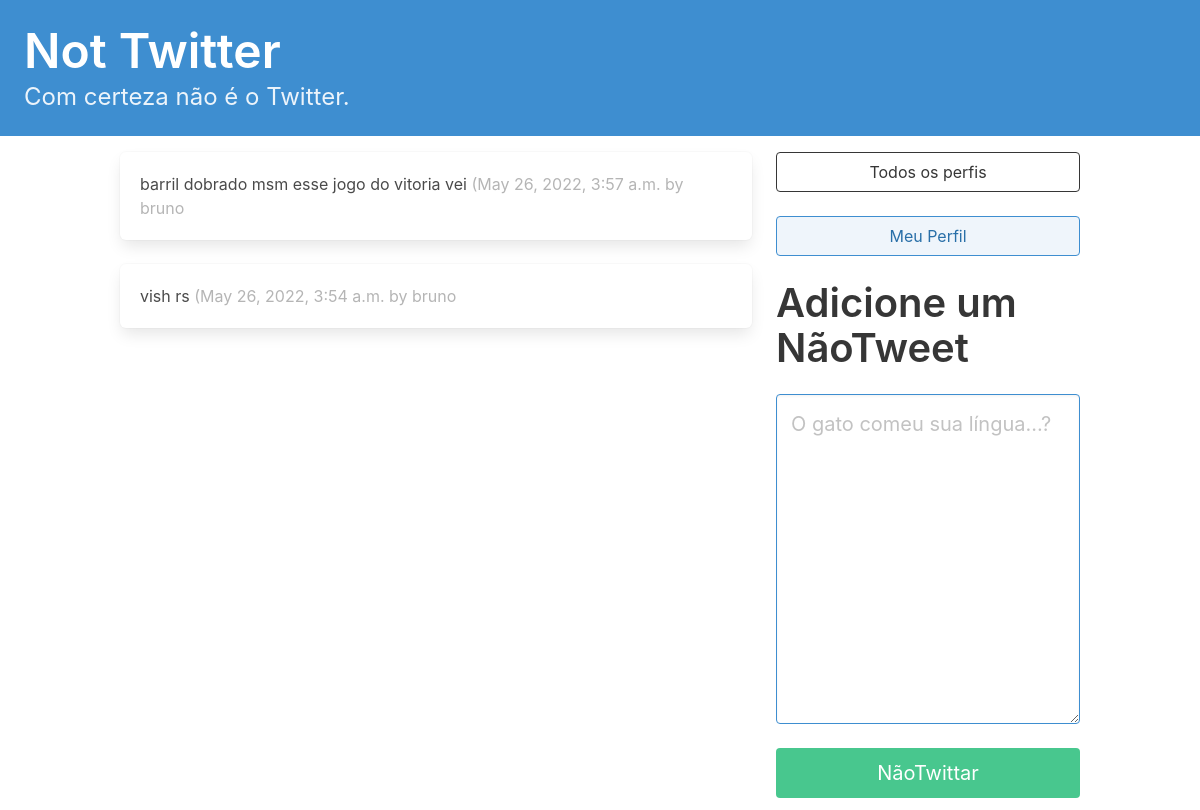
The app's page / (signed in), older data.
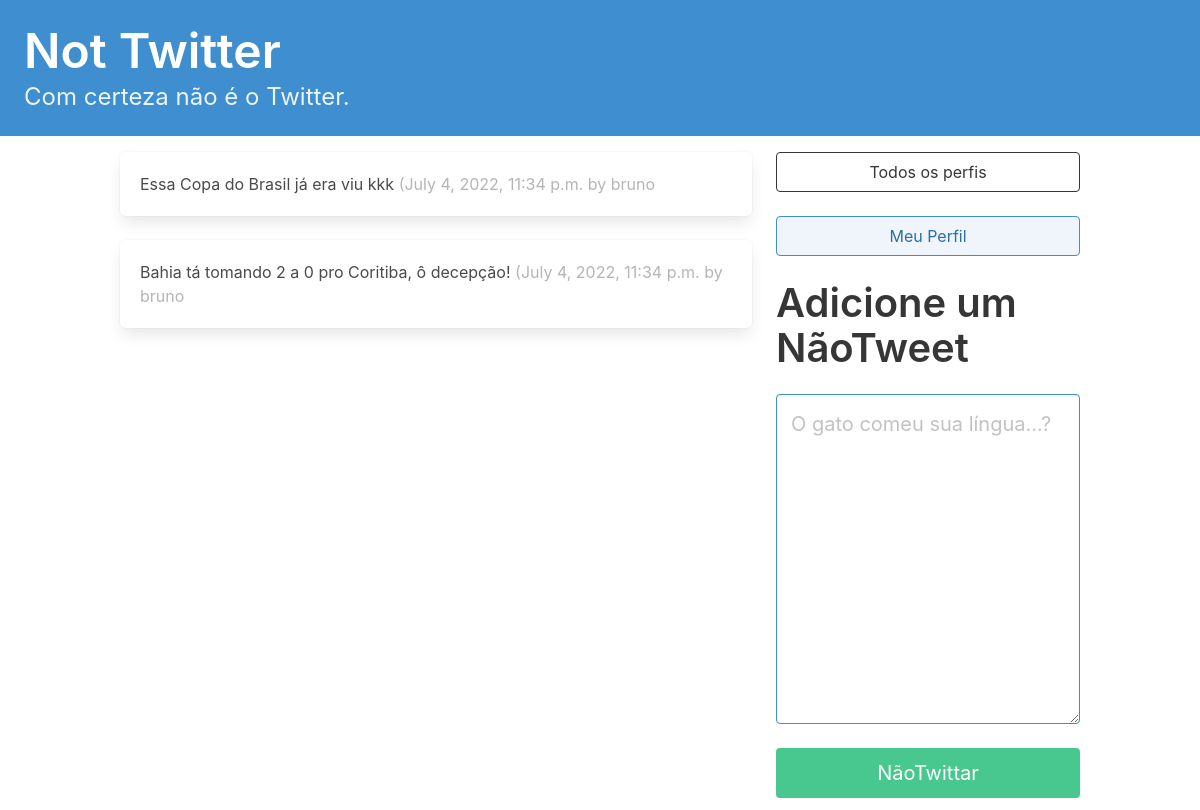
The same page, newer data.
### NotTwitter/models.py (models this page shows, shortened)
class NotATweet(models.Model):
    user = models.ForeignKey(
        User, related_name='NotTweets', on_delete=models.DO_NOTHING
    )
    sentiment = None
    body = models.CharField(max_length=140)
    created_at = models.DateTimeField(auto_now_add=True)

### NotTwitter/views.py (the view)
# urls.py: path('', dashboard, name='dashboard'),
def dashboard(request):
    form = NotATweetForm(request.POST or None)
    if request.method == 'POST':
        if form.is_valid():
            not_tweet = form.save(commit=False)
            not_tweet.user = request.user
            not_tweet.save()
            return redirect('NotTwitter:dashboard')
    followed_not_tweets = NotATweet.objects.filter(
        user__profile__in=request.user.profile.followed.all()
    ).order_by('-created_at')
    return render(
        request,
        'NotTwitter/dashboard.html',
        {'form' : form, 'not_tweets' : followed_not_tweets}
    )

### NotTwitter/forms.py
class NotATweetForm(forms.ModelForm):
    body = forms.CharField(required=True,
        widget=forms.widgets.Textarea(
            attrs={
                "placeholder": "O gato comeu sua língua...?",
                "class": "textarea is-info is-medium",
            }
        ),
        label="",
    )
    class Meta:
        model = NotATweet
        exclude = ('user', )

### NotTwitter/templates/NotTwitter/dashboard.html (shortened to what this page needs)
{% extends 'base.html' %}
{% block content %}
<div class="column">
    {% for nt in not_tweets %}
    <div class="box">
        {{nt.body}}
        <span class="is-small has-text-grey-light">
            ({{ nt.created_at }} by {{ nt.user.username }}
        </span>
    </div>
    {% endfor %}
</div>
<div class="column is-one-third">
    <div class="block">
        <a href="{% url 'NotTwitter:profile_list' %} ">
            <button class="button is-dark is-outlined is-fullwidth">
                Todos os perfis
            </button>
        </a>
    </div>
    <div class="block">
        <a href="{% url 'NotTwitter:profile' request.user.profile.id %} ">
            <button class="button is-info is-light is-outlined is-fullwidth">
                Meu Perfil
            </button>
        </a>
    </div>
    <div class="block">
        <div class="block">
            <h2 class="title is-2">Adicione um NãoTweet</p>
        </div>
        <div class="block">
            <form method="post">
                {{ form.as_p }}
                <button class="button is-success is-fullwidth is-medium mt-5" type="submit">NãoTwittar
                </button>
            </form>
        </div>
    </div>
</div>
{% endblock content %}

### NotTwitter/templates/base.html (shortened to what this page needs)
<!DOCTYPE html>
<html lang="en">
<head>
    <link rel="stylesheet" href="https://cdn.jsdelivr.net/npm/bulma@0.9.4/css/bulma.css">
</head>
<body>
    <section>
        <a href="{% url 'NotTwitter:dashboard' %} ">
            <section class="hero is-small is-info mb-4">
                <div class="hero-body">
                    <h1 class="title is-1">Not Twitter
                    </h1>
                    <p class="subtitle is-4">
                        Com certeza não é o Twitter.
                    </p>
                </div>
            </section>
        </a>
        <div class="container">
            <div class="columns">
                {% block content %}
                {% endblock content %}
            </div>
</body>
</html>

Row changes from the older to the newer data that the page shows:
removed NotATweet: body "barril dobrado msm esse jogo do vitoria vei", created_at "May 26, 2022, 3:57 a.m.", user.username "bruno"
removed NotATweet: body "vish rs", created_at "May 26, 2022, 3:54 a.m.", user.username "bruno"
added NotATweet: body "Essa Copa do Brasil já era viu kkk", created_at "July 4, 2022, 11:34 p.m.", user.username "bruno"
added NotATweet: body "Bahia tá tomando 2 a 0 pro Coritiba, ô decepção!", created_at "July 4, 2022, 11:34 p.m.", user.username "bruno"
